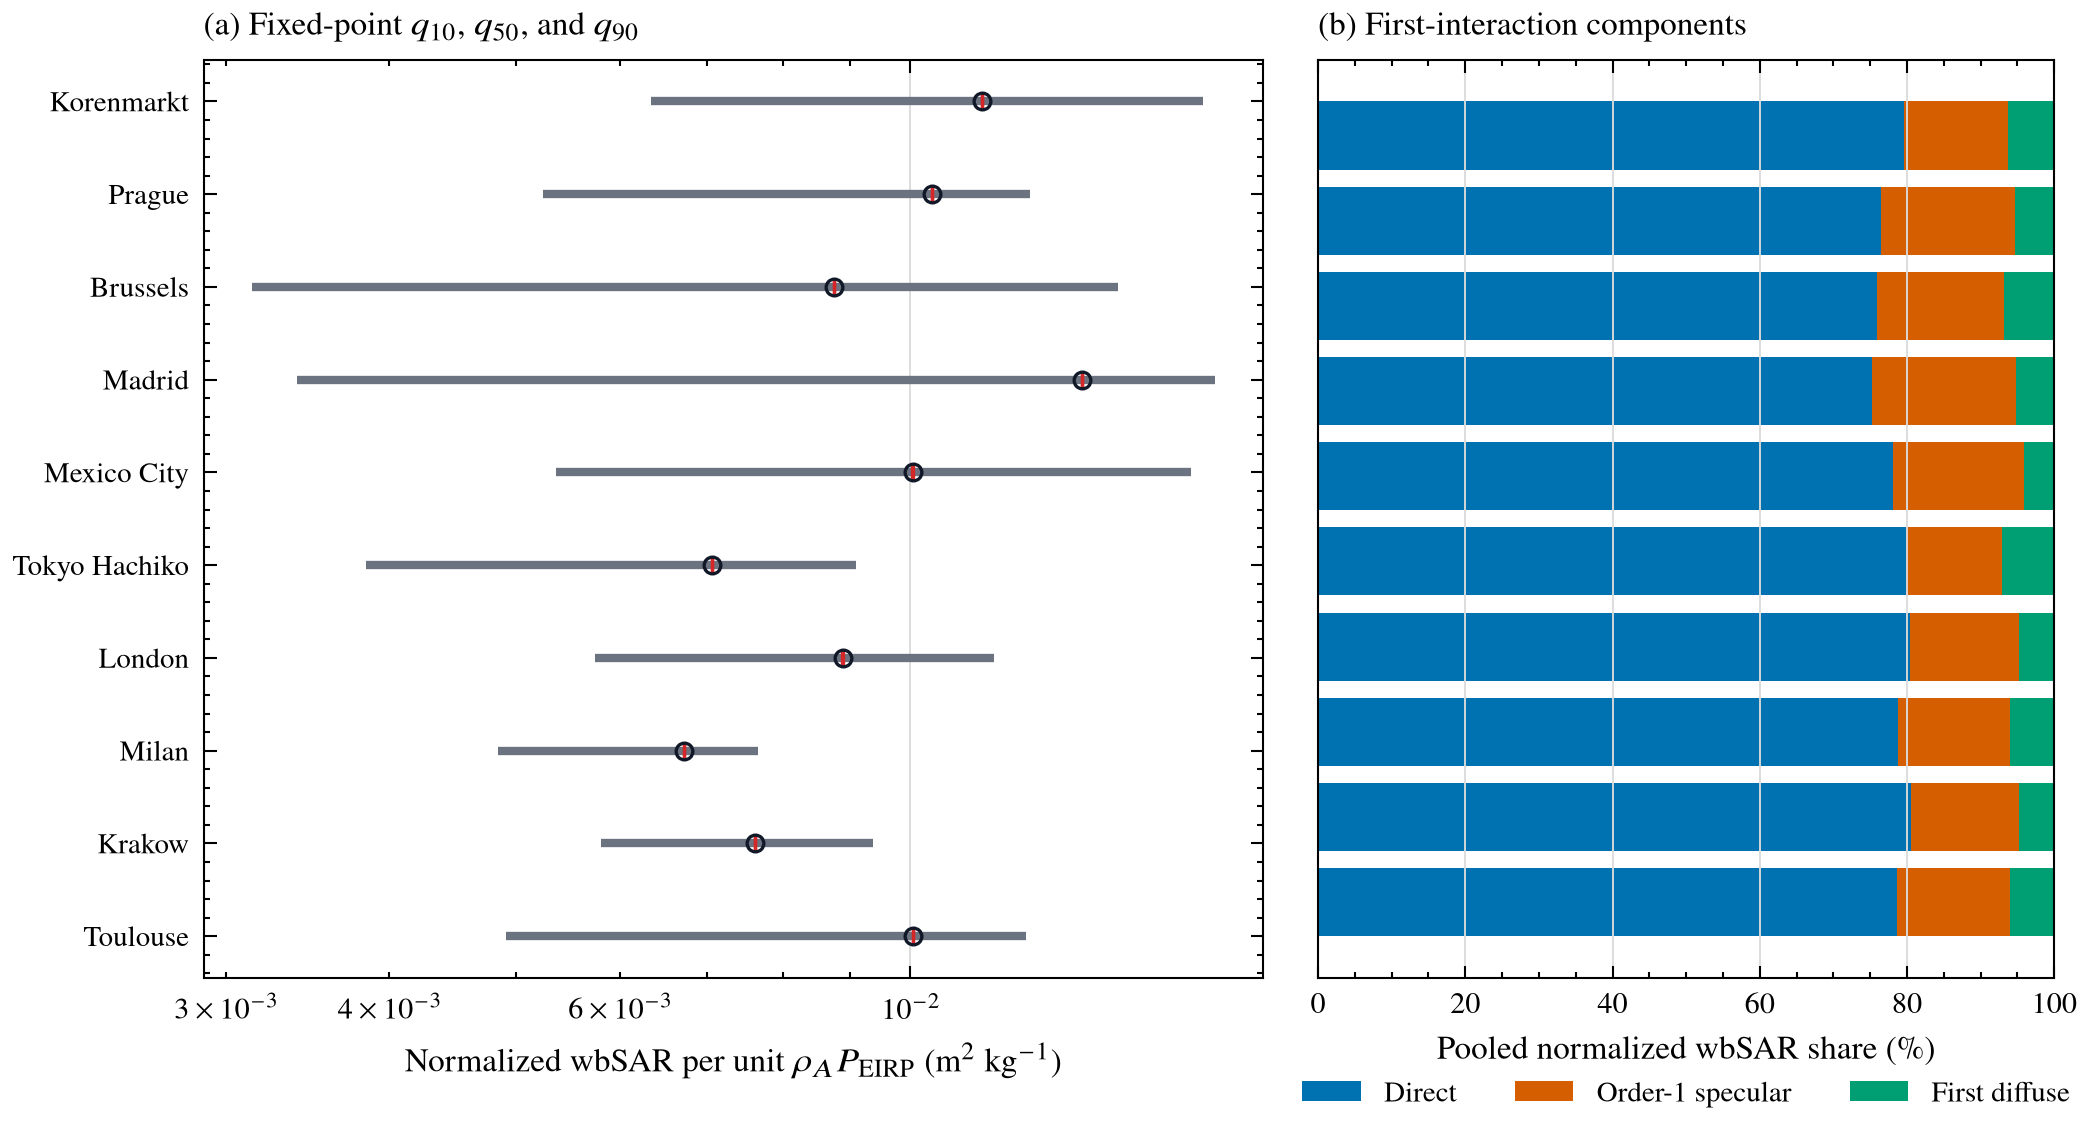

The script that drew this image:
"""Plot the authenticated fixed-grid diagnostic for the supplement."""

from __future__ import annotations

import hashlib
import json
import sys
from pathlib import Path

import matplotlib.pyplot as plt
import numpy as np

HERE = Path(__file__).resolve().parent
SEMANTIC_TWIN_ROOT = HERE.parents[2]
PAPER_ROOT = HERE.parents[1]
REPORT_DIR = SEMANTIC_TWIN_ROOT / "outputs" / "experiments" / "ten_city_geometry_screen_64_v1" / "report"
REPORT_PATH = REPORT_DIR / "ten_city_geometry_screen_64_v1.json"
MANIFEST_PATH = REPORT_DIR / "ten_city_geometry_screen_64_v1_manifest.json"
EXPECTED_MANIFEST_SHA256 = "3e29d721e77de435da54a8881cf81ecf1a9ed6f8ee2b7df025caca2c9417dbb9"
OUTPUT_PDF = HERE / "geometric_screening.pdf"
OUTPUT_PNG = HERE / "geometric_screening.png"
AUDIT_PATH = HERE / "geometric_screening.audit.json"

sys.path.insert(0, str(PAPER_ROOT / "figures"))
from _style.paper_style import paper_style, save_figure  # noqa: E402

DISPLAY_NAMES = {
    "korenmarkt": "Korenmarkt",
    "prague_staromestske": "Prague",
    "brussels_grandplace": "Brussels",
    "madrid_plazamayor": "Madrid",
    "mexico_zocalo": "Mexico City",
    "tokyo_hachiko": "Tokyo Hachiko",
    "london_trafalgar": "London",
    "milan_duomo": "Milan",
    "krakow_rynek": "Krakow",
    "toulouse_capitole": "Toulouse",
}


def _sha256(path: Path) -> str:
    digest = hashlib.sha256()
    with path.open("rb") as handle:
        for chunk in iter(lambda: handle.read(1024 * 1024), b""):
            digest.update(chunk)
    return digest.hexdigest()


def _load_report() -> dict:
    if _sha256(MANIFEST_PATH) != EXPECTED_MANIFEST_SHA256:
        raise ValueError("fixed-grid artifact manifest hash mismatch")
    manifest = json.loads(MANIFEST_PATH.read_text(encoding="utf-8"))
    if (
        not manifest.get("authenticated")
        or manifest.get("schema_version") != "geometric_fixed_grid_screening_64_artifacts_v1"
    ):
        raise ValueError("fixed-grid artifact manifest is not authenticated")
    for name, record in manifest["artifacts"].items():
        path = REPORT_DIR / name
        if path.stat().st_size != record["bytes"] or _sha256(path) != record["sha256"]:
            raise ValueError(f"fixed-grid artifact failed authentication: {path}")
    report = json.loads(REPORT_PATH.read_text(encoding="utf-8"))
    if report.get("schema_version") != "geometric_fixed_grid_screening_64_report_v1":
        raise ValueError("unexpected fixed-grid report schema")
    return report


def _plot(report: dict) -> None:
    site_order = report["screening_contract"]["sites"]
    y = np.arange(len(site_order))
    q10 = np.asarray([report["sites"][site]["normalized_wbsar_quantiles"]["q10"]["estimate"] for site in site_order])
    q50 = np.asarray([report["sites"][site]["normalized_wbsar_quantiles"]["q50"]["estimate"] for site in site_order])
    q90 = np.asarray([report["sites"][site]["normalized_wbsar_quantiles"]["q90"]["estimate"] for site in site_order])
    q50_se = np.asarray(
        [report["sites"][site]["normalized_wbsar_quantiles"]["q50"]["seed_standard_error"] for site in site_order]
    )

    with paper_style("double", height_ratio=0.54, use_tex=True):
        figure, (distribution, components) = plt.subplots(1, 2, gridspec_kw={"width_ratios": (1.18, 0.82)})
        distribution.hlines(y, q10, q90, color="#6B7280", linewidth=2.0)
        distribution.errorbar(q50, y, xerr=q50_se, fmt="o", color="#111827", ecolor="#D62728", capsize=2.0)
        distribution.set_yticks(y, [DISPLAY_NAMES[site] for site in site_order])
        distribution.invert_yaxis()
        distribution.set_xscale("log")
        distribution.set_xlabel(r"Normalized wbSAR per unit $\rho_A P_{\mathrm{EIRP}}$ (m$^2$ kg$^{-1}$)")
        distribution.set_title(r"(a) Fixed-point $q_{10}$, $q_{50}$, and $q_{90}$", loc="left")
        distribution.grid(axis="x", color="0.86", linewidth=0.45)
        distribution.grid(axis="y", visible=False)

        left = np.zeros(len(site_order), dtype=np.float64)
        colors = {"direct": "#0072B2", "all_specular": "#D55E00", "first_diffuse": "#009E73"}
        labels = {"direct": "Direct", "all_specular": "Order-1 specular", "first_diffuse": "First diffuse"}
        for component in ("direct", "all_specular", "first_diffuse"):
            shares = np.asarray(
                [report["sites"][site]["normalized_wbsar_component_shares"][component] for site in site_order]
            )
            components.barh(y, 100.0 * shares, left=100.0 * left, color=colors[component], label=labels[component])
            left += shares
        components.invert_yaxis()
        components.set_yticks([])
        components.set_xlim(0.0, 100.0)
        components.set_xlabel(r"Pooled normalized wbSAR share (\%)")
        components.set_title("(b) First-interaction components", loc="left")
        components.legend(loc="lower center", bbox_to_anchor=(0.5, -0.17), ncol=3)
        components.grid(axis="x", color="0.86", linewidth=0.45)
        components.grid(axis="y", visible=False)

        save_figure(figure, OUTPUT_PDF)
        save_figure(figure, OUTPUT_PNG, dpi=300)
        plt.close(figure)


def main() -> None:
    report = _load_report()
    _plot(report)
    sites = list(report["sites"].values())
    quantile_spans = {
        name: max(site["normalized_wbsar_quantiles"][name]["estimate"] for site in sites)
        / min(site["normalized_wbsar_quantiles"][name]["estimate"] for site in sites)
        for name in ("q10", "q50", "q90")
    }
    component_ranges = {
        component: [
            min(site["normalized_wbsar_component_shares"][component] for site in sites),
            max(site["normalized_wbsar_component_shares"][component] for site in sites),
        ]
        for component in ("direct", "all_specular", "first_diffuse")
    }
    audit = {
        "schema": "paper_geometric_fixed_grid_figure_v2",
        "source": {
            "report": str(REPORT_PATH.relative_to(SEMANTIC_TWIN_ROOT)),
            "report_sha256": _sha256(REPORT_PATH),
            "manifest": str(MANIFEST_PATH.relative_to(SEMANTIC_TWIN_ROOT)),
            "manifest_sha256": _sha256(MANIFEST_PATH),
        },
        "quantile_span_factors": quantile_spans,
        "component_share_ranges": component_ranges,
        "outputs": {
            OUTPUT_PDF.name: {"bytes": OUTPUT_PDF.stat().st_size, "sha256": _sha256(OUTPUT_PDF)},
            OUTPUT_PNG.name: {"bytes": OUTPUT_PNG.stat().st_size, "sha256": _sha256(OUTPUT_PNG)},
        },
    }
    AUDIT_PATH.write_text(json.dumps(audit, indent=2, sort_keys=True) + "\n", encoding="utf-8")


if __name__ == "__main__":
    main()
